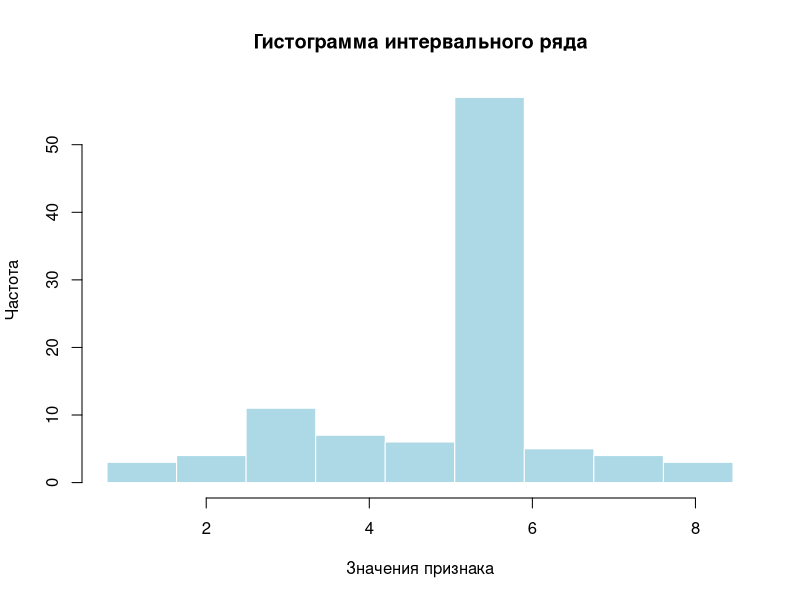
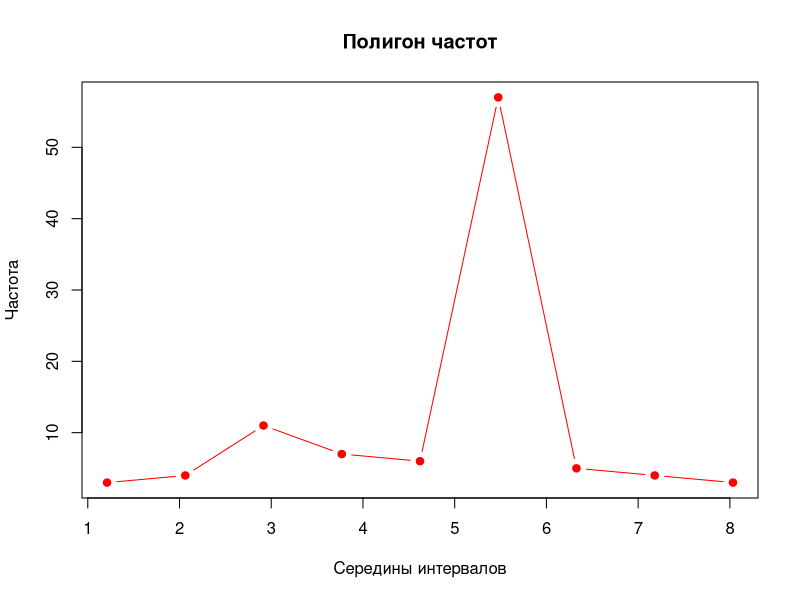
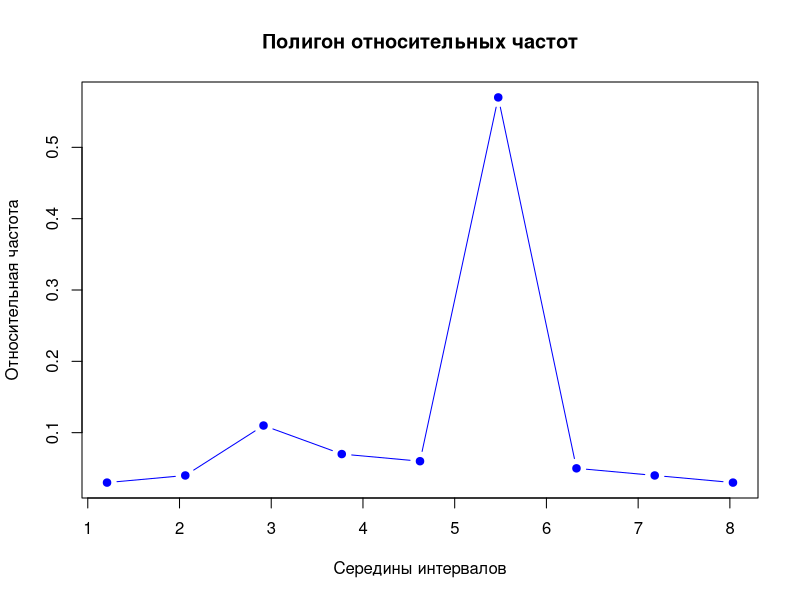

Reproduce these figures in R, in order.
data <- c(
  5.56, 3.27, 3.02, 3.47, 3.27, 3.37, 3.47, 3.47, 5.33, 5.11,
  5.33, 5.47, 5.33, 5.33, 5.47, 3.05, 5.33, 5.85, 2.68, 5.11,
  2.54, 5.43, 5.64, 1.21, 3.68, 5.43, 5.79, 2.47, 5.21, 5.47,
  4.43, 7.43, 5.47, 5.27, 5.68, 7.43, 5.47, 5.79, 5.47, 5.54,
  5.43, 7.43, 7.61, 5.47, 5.27, 7.54, 4.61, 5.54, 5.64, 5.54,
  5.64, 2.43, 3.33, 5.11, 5.33, 6.33, 6.33, 4.54, 4.64, 5.64,
  5.40, 7.68, 5.43, 1.54, 6.43, 5.37, 5.37, 5.21, 5.64, 5.64,
  5.71, 4.47, 5.21, 5.33, 2.43, 7.73, 5.43, 6.27, 5.21, 2.54,
  4.79, 3.58, 1.27, 6.33, 2.40, 5.43, 2.54, 5.54, 5.54, 2.81,
  5.39, 3.47, 5.47, 5.27, 5.58, 5.43, 5.43, 5.33, 5.61, 2.54
)

n <- length(data)
Xmin <- min(data)
Xmax <- max(data)
R <- Xmax - Xmin
H <- R / (1 + 3.322 * log10(n))   

cat("Минимальное значение:", Xmin, "\n")
cat("Максимальное значение:", Xmax, "\n")
cat("Размах варьирования R:", R, "\n")
cat("Длина интервала H:", H, "\n\n")

a1 <- Xmin - H / 2
breaks <- seq(a1, Xmax + H, by = H)
cat("Границы интервалов:\n", breaks, "\n\n")

freq_table <- table(cut(data, breaks = breaks, right = FALSE))
rel_freq <- freq_table / n
midpoints <- (head(breaks, -1) + tail(breaks, -1)) / 2

grouped_table <- data.frame(
  Интервал = levels(cut(data, breaks = breaks, right = FALSE)),
  Частота = as.numeric(freq_table),
  Относительная_частота = round(as.numeric(rel_freq), 3)
)

print(grouped_table)

output_dir <- "result"
if (!dir.exists(output_dir)) {
  dir.create(output_dir)
  cat("Создана папка:", output_dir, "\n")
}

png(file.path(output_dir, "histogram.png"), width = 800, height = 600)
hist(data, breaks = breaks, right = FALSE, col = "lightblue",
     main = "Гистограмма интервального ряда",
     xlab = "Значения признака", ylab = "Частота", border = "white")
dev.off()

png(file.path(output_dir, "frequency_polygon.png"), width = 800, height = 600)
plot(midpoints, as.numeric(freq_table), type = "b", pch = 19, col = "red",
     xlab = "Середины интервалов", ylab = "Частота",
     main = "Полигон частот")
dev.off()

png(file.path(output_dir, "relative_frequency_polygon.png"), width = 800, height = 600)
plot(midpoints, as.numeric(rel_freq), type = "b", pch = 19, col = "blue",
     xlab = "Середины интервалов", ylab = "Относительная частота",
     main = "Полигон относительных частот")
dev.off()

mean_val <- mean(data)
median_val <- median(data)
sd_val <- sd(data)

cat("\nСреднее значение:", mean_val, "\n")
cat("Медиана:", median_val, "\n")
cat("Стандартное отклонение:", sd_val, "\n")

cat("\n✅ Графики сохранены в папке:", output_dir, "\n")
